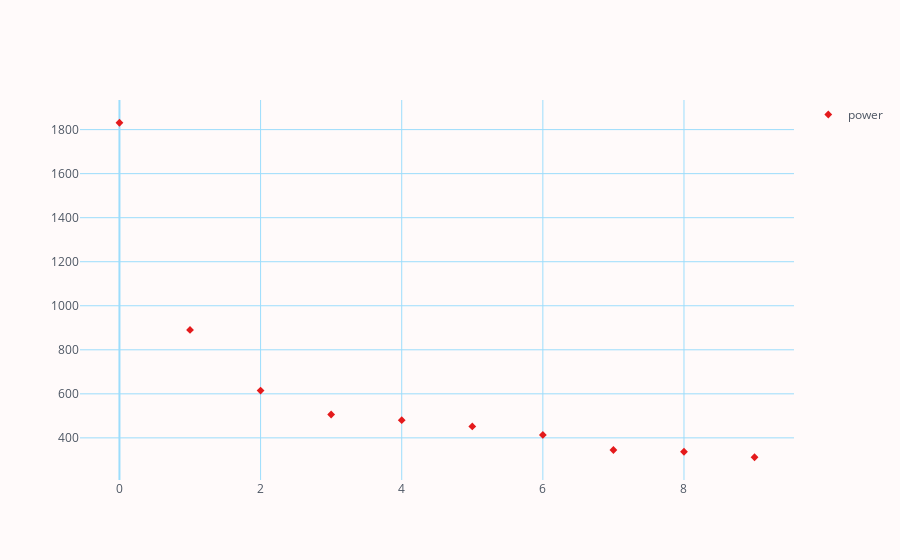

The notebook cell saved with this chart:
### Code cell
pd.Series(np.sort(powers)[::-1][:10]).rename("power").blot(kind="scatter", symbol="diamond", size=6)

### Figure 1 — Plotly figure (JSON) as saved in the notebook; plotly's stock layout.template omitted (floating-point values rounded to 4 significant figures)
{"data": [{"line": {"color": "rgba(228, 26, 28, 1.0)", "dash": "solid", "shape": "linear", "width": 1.8}, "marker": {"size": 6, "symbol": "diamond"}, "mode": "markers", "name": "power", "showlegend": true, "text": "", "type": "scatter", "x": [0, 1, 2, 3, 4, 5, 6, 7, 8, 9], "y": [1831.0, 890.3, 614.8, 506.1, 480.6, 451.9, 413.2, 344.9, 337.0, 312.0]}], "layout": {"legend": {"bgcolor": "#FFFAFA", "font": {"color": "#4D5663"}}, "paper_bgcolor": "#FFFAFA", "plot_bgcolor": "#FFFAFA", "title": {"font": {"color": "#4D5663"}, "x": 0.5}, "xaxis": {"gridcolor": "#9cddfc", "showgrid": true, "tickfont": {"color": "#4D5663"}, "title": {"font": {"color": "#4D5663"}, "text": ""}, "zerolinecolor": "#9cddfc"}, "yaxis": {"gridcolor": "#9cddfc", "showgrid": true, "tickfont": {"color": "#4D5663"}, "title": {"font": {"color": "#4D5663"}, "text": ""}, "zerolinecolor": "#9cddfc"}}}
